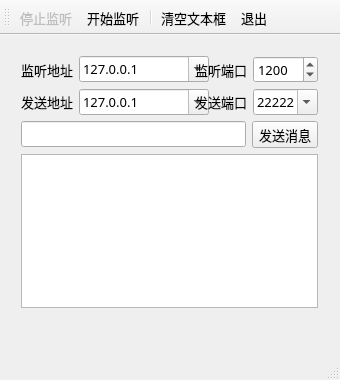
<?xml version="1.0" encoding="UTF-8"?>
<ui version="4.0">
 <class>MainWindow</class>
 <widget class="QMainWindow" name="MainWindow">
  <property name="geometry">
   <rect>
    <x>0</x>
    <y>0</y>
    <width>340</width>
    <height>380</height>
   </rect>
  </property>
  <property name="font">
   <font>
    <family>宋体</family>
    <pointsize>10</pointsize>
   </font>
  </property>
  <property name="windowTitle">
   <string>TCP Server</string>
  </property>
  <widget class="QWidget" name="centralWidget">
   <widget class="QWidget" name="">
    <property name="geometry">
     <rect>
      <x>10</x>
      <y>10</y>
      <width>319</width>
      <height>274</height>
     </rect>
    </property>
    <layout class="QGridLayout" name="gridLayout">
     <item row="0" column="0">
      <widget class="QLabel" name="label_2">
       <property name="text">
        <string>监听地址</string>
       </property>
       <property name="alignment">
        <set>Qt::AlignRight|Qt::AlignTrailing|Qt::AlignVCenter</set>
       </property>
      </widget>
     </item>
     <item row="0" column="1">
      <widget class="QComboBox" name="comboIP">
       <property name="minimumSize">
        <size>
         <width>130</width>
         <height>0</height>
        </size>
       </property>
       <property name="editable">
        <bool>true</bool>
       </property>
       <property name="duplicatesEnabled">
        <bool>false</bool>
       </property>
       <item>
        <property name="text">
         <string>127.0.0.1</string>
        </property>
       </item>
      </widget>
     </item>
     <item row="0" column="2">
      <widget class="QLabel" name="label">
       <property name="text">
        <string>监听端口</string>
       </property>
       <property name="alignment">
        <set>Qt::AlignRight|Qt::AlignTrailing|Qt::AlignVCenter</set>
       </property>
      </widget>
     </item>
     <item row="0" column="3">
      <widget class="QSpinBox" name="spinPort">
       <property name="minimum">
        <number>1</number>
       </property>
       <property name="maximum">
        <number>65535</number>
       </property>
       <property name="value">
        <number>1200</number>
       </property>
      </widget>
     </item>
     <item row="1" column="0">
      <widget class="QLabel" name="label_4">
       <property name="text">
        <string>发送地址</string>
       </property>
       <property name="alignment">
        <set>Qt::AlignRight|Qt::AlignTrailing|Qt::AlignVCenter</set>
       </property>
      </widget>
     </item>
     <item row="1" column="1">
      <widget class="QComboBox" name="comboIP_send">
       <property name="minimumSize">
        <size>
         <width>130</width>
         <height>0</height>
        </size>
       </property>
       <property name="editable">
        <bool>true</bool>
       </property>
       <property name="duplicatesEnabled">
        <bool>false</bool>
       </property>
       <item>
        <property name="text">
         <string>127.0.0.1</string>
        </property>
       </item>
      </widget>
     </item>
     <item row="1" column="2">
      <widget class="QLabel" name="label_3">
       <property name="text">
        <string>发送端口</string>
       </property>
       <property name="alignment">
        <set>Qt::AlignRight|Qt::AlignTrailing|Qt::AlignVCenter</set>
       </property>
      </widget>
     </item>
     <item row="1" column="3">
      <widget class="QComboBox" name="comboPort_send">
       <property name="minimumSize">
        <size>
         <width>65</width>
         <height>0</height>
        </size>
       </property>
       <property name="maximumSize">
        <size>
         <width>65</width>
         <height>16777215</height>
        </size>
       </property>
       <property name="editable">
        <bool>true</bool>
       </property>
       <property name="duplicatesEnabled">
        <bool>false</bool>
       </property>
       <item>
        <property name="text">
         <string>22222</string>
        </property>
       </item>
       <item>
        <property name="text">
         <string>12213</string>
        </property>
       </item>
      </widget>
     </item>
     <item row="2" column="0" colspan="4">
      <layout class="QHBoxLayout" name="horizontalLayout_2">
       <item>
        <widget class="QLineEdit" name="editMsg"/>
       </item>
       <item>
        <widget class="QToolButton" name="btnSend">
         <property name="text">
          <string>发送消息</string>
         </property>
        </widget>
       </item>
      </layout>
     </item>
     <item row="3" column="0" colspan="4">
      <widget class="QPlainTextEdit" name="plainTextEdit"/>
     </item>
    </layout>
   </widget>
  </widget>
  <widget class="QMenuBar" name="menuBar">
   <property name="geometry">
    <rect>
     <x>0</x>
     <y>0</y>
     <width>340</width>
     <height>23</height>
    </rect>
   </property>
  </widget>
  <widget class="QToolBar" name="mainToolBar">
   <property name="toolButtonStyle">
    <enum>Qt::ToolButtonTextUnderIcon</enum>
   </property>
   <attribute name="toolBarArea">
    <enum>TopToolBarArea</enum>
   </attribute>
   <attribute name="toolBarBreak">
    <bool>false</bool>
   </attribute>
   <addaction name="actStop"/>
   <addaction name="actStart"/>
   <addaction name="separator"/>
   <addaction name="actClear"/>
   <addaction name="actQuit"/>
  </widget>
  <widget class="QStatusBar" name="statusBar"/>
  <action name="actStart">
   <property name="icon">
    <iconset resource="res.qrc">
     <normaloff>:/images/images/620.bmp</normaloff>:/images/images/620.bmp</iconset>
   </property>
   <property name="text">
    <string>开始监听</string>
   </property>
   <property name="toolTip">
    <string>开始监听</string>
   </property>
  </action>
  <action name="actStop">
   <property name="enabled">
    <bool>false</bool>
   </property>
   <property name="icon">
    <iconset resource="res.qrc">
     <normaloff>:/images/images/624.bmp</normaloff>:/images/images/624.bmp</iconset>
   </property>
   <property name="text">
    <string>停止监听</string>
   </property>
   <property name="toolTip">
    <string>停止监听</string>
   </property>
  </action>
  <action name="actQuit">
   <property name="icon">
    <iconset resource="res.qrc">
     <normaloff>:/images/images/132.bmp</normaloff>:/images/images/132.bmp</iconset>
   </property>
   <property name="text">
    <string>退出</string>
   </property>
   <property name="toolTip">
    <string>退出本程序</string>
   </property>
  </action>
  <action name="actClear">
   <property name="icon">
    <iconset resource="res.qrc">
     <normaloff>:/images/images/212.bmp</normaloff>:/images/images/212.bmp</iconset>
   </property>
   <property name="text">
    <string>清空文本框</string>
   </property>
   <property name="toolTip">
    <string>清空文本框</string>
   </property>
  </action>
  <action name="actHostInfo">
   <property name="icon">
    <iconset resource="res.qrc">
     <normaloff>:/images/images/110.JPG</normaloff>:/images/images/110.JPG</iconset>
   </property>
   <property name="text">
    <string>本机地址</string>
   </property>
   <property name="toolTip">
    <string>获取本机地址</string>
   </property>
  </action>
 </widget>
 <layoutdefault spacing="6" margin="11"/>
 <resources>
  <include location="res.qrc"/>
 </resources>
 <connections>
  <connection>
   <sender>actQuit</sender>
   <signal>triggered()</signal>
   <receiver>MainWindow</receiver>
   <slot>close()</slot>
   <hints>
    <hint type="sourcelabel">
     <x>-1</x>
     <y>-1</y>
    </hint>
    <hint type="destinationlabel">
     <x>214</x>
     <y>164</y>
    </hint>
   </hints>
  </connection>
 </connections>
</ui>
